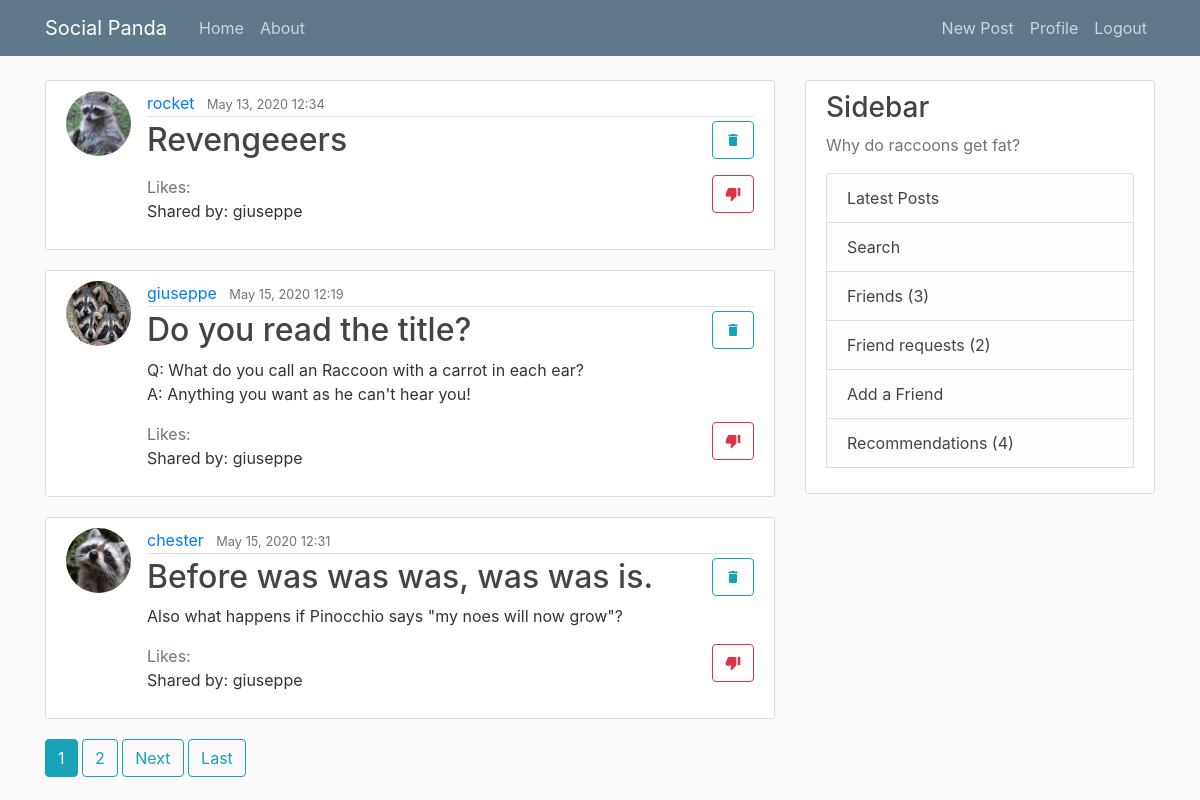
Page /shared-posts/ (signed in) on the committed database.
### blog/models.py (models this page shows, shortened)
class Post(models.Model):
    title = models.CharField(max_length=100)
    content = models.TextField(blank=True, null=True)  # unrestriced text
    date_posted = models.DateTimeField(default=timezone.now)
    author = models.ForeignKey(User, on_delete=models.CASCADE)
    image = models.ImageField(blank=True, null=True, upload_to="post_pics")

### users/models.py (models this page shows, shortened)
class Profile(models.Model):
    user = models.OneToOneField(User, on_delete=models.CASCADE)
    image = models.ImageField(default="default.jpg", upload_to="profile_pics")

### blog/views.py (the view)
# urls.py: path("shared-posts/", SharedPostsListView.as_view(), name="shared-posts"),
class SharedPostsListView(LoginRequiredMixin, ListView):
    model = Post
    template_name = "blog/shared_posts.html"  # <app>/<model>_<viewtype>.html
    context_object_name = "posts"
    ordering = ["-date_posted"]
    paginate_by = 3  # this adds first pagination functionality
    def get_queryset(self):
        shared_posts = SharedPost.objects.filter(post_receiver_id=self.request.user.id)
        posts = []
        for post in shared_posts:
            posts.append((post.post, post.post_sender.username))
        return posts

### blog/context_processors.py (called while the page is built)
def friend_requests(request):
    user = request.user
    friend_request_count = FriendRequest.objects.filter(receiver_id=user.id).count()
    friend_count = Friend.objects.filter(current_user_id=user.id).count()
    shared_posts_count = SharedPost.objects.filter(post_receiver_id=user.id).count()
    return {
        "friend_request_count": friend_request_count,
        "friends_count": friend_count,
        "shared_posts_count": shared_posts_count,
    }

### blog/templates/blog/shared_posts.html (shortened to what this page needs)
{% extends 'blog/base.html'%}
{% block content %}
{% if user.is_authenticated  %}
    {% if posts %}
        {% for post in posts %}
        <article class="media content-section">
            <img class="rounded-circle article-img" src="{{ post.0.author.profile.image.url }}">
            <div class="media-body">
                <div class="article-metadata">
                    <a class="mr-2" href="{% url 'user-posts' post.0.author.username %}">{{ post.0.author }}</a>
                    <small class="text-muted">{{ post.0.date_posted|date:"F d, Y f" }}</small>
                </div>
                    <h2>
                      <form action="/delete-shared-post/" method="post">
                          <a class="article-title" href="{% url 'post-detail' post.0.id %}">{{ post.0.title }}</a>
                          <button class="btn btn-outline-info mb-1 material-icons" style="float:right" type="submit">delete</button>
                      </form>
                    </h2>
                    <p class="article-content">{{ post.0.content }}</p>
                    <form action="/like/" method="post">
                        <a class="text-muted">Likes: {{ post.0.like_count }}</a>
                        {% if user.is_authenticated  %}
                            {% if user.id != post.0.author.id %}
                            {% if post.0.liked == 0 %}
                             <button class="btn btn-outline-info mb-1 material-icons" style="float:right" type="submit">thumb_up
                            </button>
                            {% else %}
                            <button class="btn btn-outline-danger mb-1 material-icons" style="float:right" type="submit">
                            </button>
                            {% endif %}
                            {% else %}
                            <button class="btn btn-secondary mb-1 material-icons disabled" style="float:right">thumb_up</button>
                            {% endif %}
                        {% endif %}
                    </form>
                    <p style="float:left">Shared by: {{ post.1 }}</p>
                  </div>
        </article>
        {% endfor %}
{% if is_paginated %}
    {% for num in page_obj.paginator.page_range %}
        {% if page_obj.number == num %}
            <a class="btn btn-info mb-4" href="?page={{ num }}">{{ num }}</a>
        {% elif num > page_obj.number|add:'-3' and num < page_obj.number|add:'3' %}
             <a class="btn btn-outline-info mb-4" href="?page={{ num }}">{{ num }}</a>
        {% endif%}
    {% endfor %}
        {% if page_obj.has_next %}
            <a class="btn btn-outline-info mb-4" href="?page={{ page_obj.next_page_number}}">Next</a>
            <a class="btn btn-outline-info mb-4" href="?page={{ page_obj.paginator.num_pages }}">Last</a>
        {% endif %}
    {% endif %}
    {% else %}
        <h3>No new recommendations.</h3>
        <p>Maybe share some yourself?<a class="ml-2" href="{% url 'blog-home' %}">Try now</a></p>
    {% endif %}
{% endif %}
{% endblock content %}

### blog/static/blog/main.css (style rules this page uses)
body { background: #fafafa; color: #333333; margin-top: 5rem; }
h1, h2, h3, h4, h5, h6 { color: #444444; }
.content-section { background: #ffffff; padding: 10px 20px; border: 1px solid #dddddd; border-radius: 3px; margin-bottom: 20px; }
.article-title { color: #444444; }
.article-content { white-space: pre-line; }
.article-img { height: 65px; width: 65px; margin-right: 16px; }
.article-metadata { padding-bottom: 1px; margin-bottom: 4px; border-bottom: 1px solid #e3e3e3 }

### rows in the picture
Post: author.image (picture), author.username "rocket", date_posted "May 13, 2020 12:34", title "Revengeeers", username "giuseppe"
Post: author.image (picture), author.username "giuseppe", date_posted "May 15, 2020 12:19", title "Do you read the title?", content "Q: What do you call an Raccoon with a carrot in each ear? A: Anything you want as he can't hear you!", username "giuseppe"
Post: author.image (picture), author.username "chester", date_posted "May 15, 2020 12:31", title "Before was was was, was was is.", content "Also what happens if Pinocchio says \"my noes will now grow\"?", username "giuseppe"

### other values in the picture
{{ num }} "1"
{{ num }} "2"
{{ friends_count }} "3"
{{ friend_request_count }} "2"
{{ shared_posts_count }} "4"
